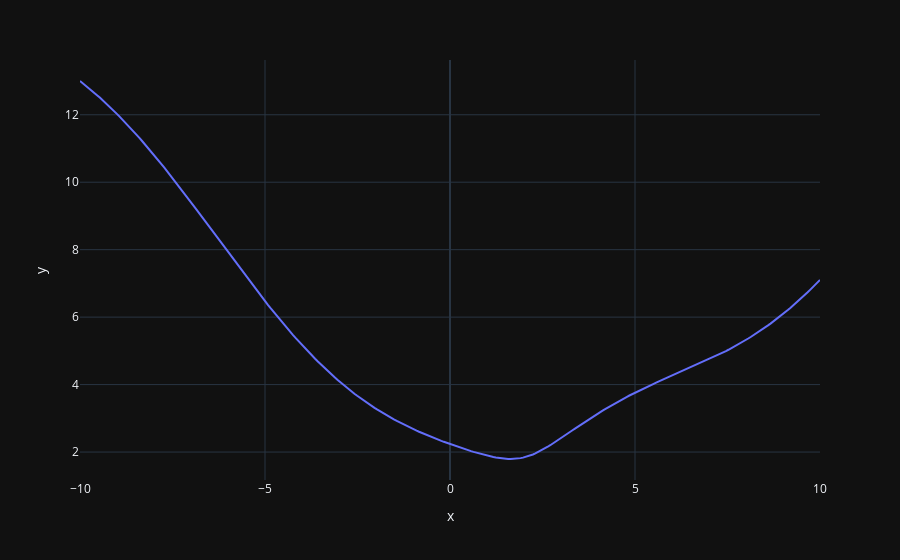

Notebook code cell kept with this figure:
### Markdown cell above
## 1D

### Code cell
def f(x):
    return np.sqrt((x - 2) ** 2 + 1) + np.sin(x / 2)


X = np.linspace(-10, 10, 300)
Y = f(X)
px.line(x=X, y=Y)

### Figure 1 — Plotly figure (JSON) as saved in the notebook; plotly's stock layout.template omitted (floating-point values rounded to 4 significant figures; data arrays with more than 128 entries replaced by an {"elided": "..."} marker saying what was removed)
{"data": [{"hovertemplate": "x=%{x}<br>y=%{y}<extra></extra>", "legendgroup": "", "line": {"color": "#636efa", "dash": "solid"}, "marker": {"symbol": "circle"}, "mode": "lines", "name": "", "orientation": "v", "showlegend": false, "type": "scatter", "x": {"elided": "300 float values"}, "xaxis": "x", "y": {"elided": "300 float values"}, "yaxis": "y"}], "layout": {"legend": {"tracegroupgap": 0}, "margin": {"t": 60}, "xaxis": {"anchor": "y", "domain": [0, 1], "title": {"text": "x"}}, "yaxis": {"anchor": "x", "domain": [0, 1], "title": {"text": "y"}}}}
